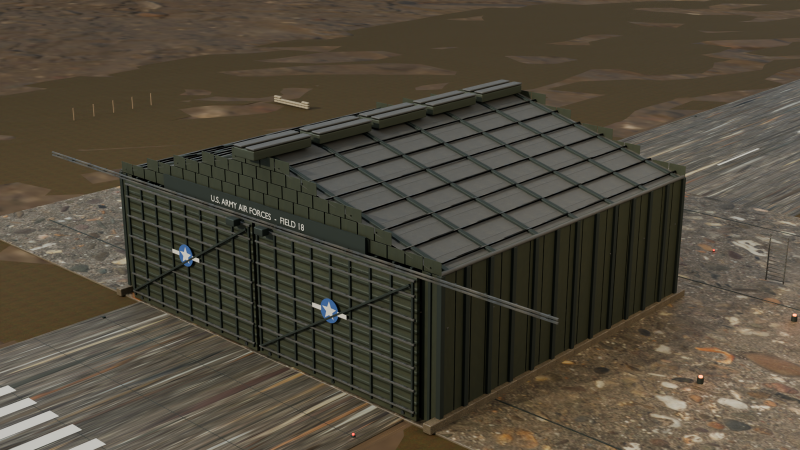
#> input picture previews/airfield_hq/v21_review/v21_01_hangar_exterior.png, 1600 x 900 px (shown at 1/2 size); its folder holds 4 pictures in this run
$ python make_comparisons_v22.py
#> lines starting #> are read from the running program, lines starting #| are printed output that depends on the picture; pictures that were not available may be replaced by others from this repository, and a replacement may not be noted
"""Build side-by-side 2.1/2.2 review PNGs from the matching camera renders."""
from pathlib import Path
from PIL import Image, ImageDraw, ImageFont

ROOT = Path(__file__).resolve().parents[2]
OLD = ROOT / 'previews/airfield_hq/v21_review'
NEW = ROOT / 'previews/airfield_hq/v22_review'
SHOTS = ('01_hangar_exterior', '02_hangar_interior_doors_open',
         '03_control_tower', '04_runway_approach')

try:
    font = ImageFont.truetype('/System/Library/Fonts/Supplemental/Arial.ttf', 25)
except OSError:
    font = ImageFont.load_default()

for name in SHOTS:
    left = Image.open(OLD / f'v21_{name}.png').convert('RGB')
    right = Image.open(NEW / f'v22_{name}.png').convert('RGB')
    assert left.width * right.height == right.width * left.height, name
    if left.size != right.size:
        left = left.resize(right.size, Image.Resampling.LANCZOS)
    canvas = Image.new('RGB', (left.width * 2, left.height + 48), '#20242a')
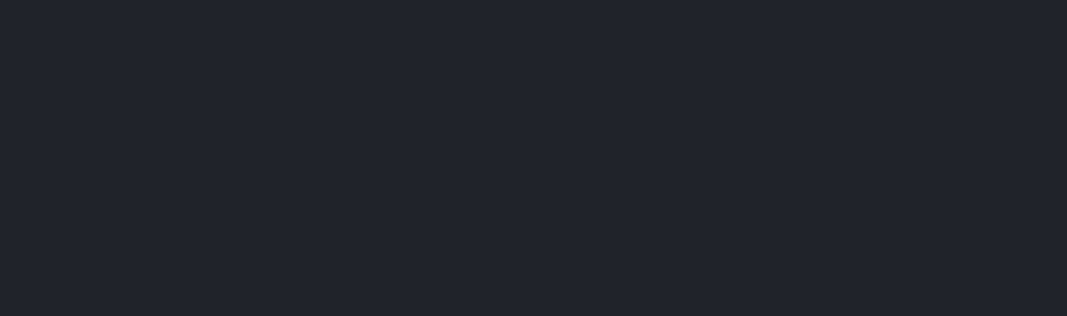
#> canvas: PIL image 3200x948 RGB (shown at 1/3 size); mean R, G, B 32, 36, 42
    canvas.paste(left, (0, 48))
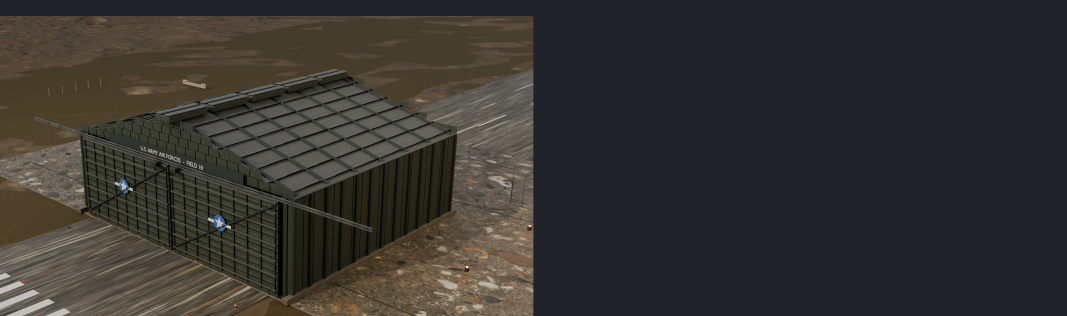
#> canvas: PIL image 3200x948 RGB (shown at 1/3 size); mean R, G, B 53.5, 52.3, 49.3
    canvas.paste(right, (left.width, 48))
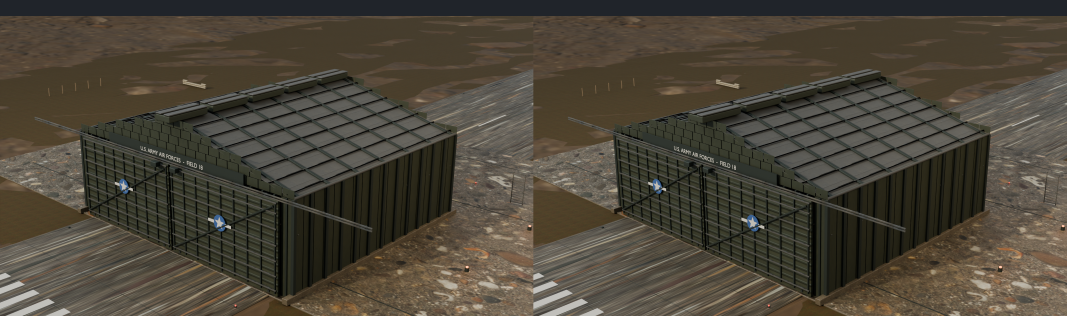
#> canvas: PIL image 3200x948 RGB (shown at 1/3 size); mean R, G, B 75.1, 68.7, 56.6
    draw = ImageDraw.Draw(canvas)
    draw.text((24, 9), 'Airfield HQ 2.1', font=font, fill='white')
    draw.text((left.width + 24, 9), 'Airfield HQ 2.2', font=font, fill='white')
    target = NEW / f'compare_{name}.png'
    canvas.save(target, optimize=True)
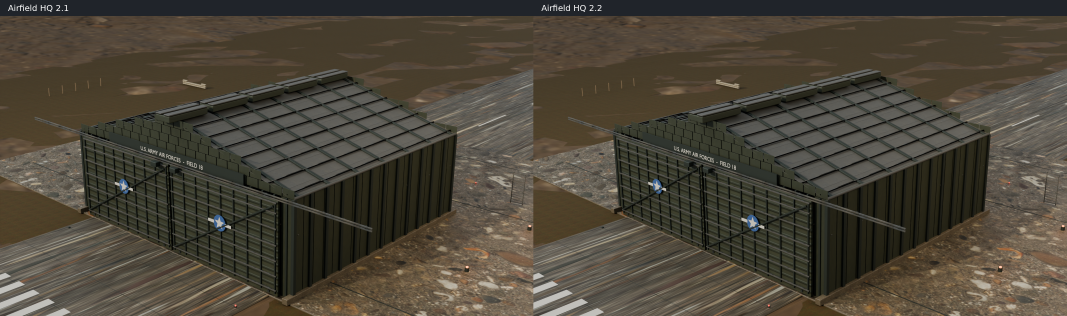
#> saved as compare_01_hangar_exterior.png: PIL image 3200x948 RGB (shown at 1/3 size); mean R, G, B 75.2, 68.8, 56.7
    print(target.relative_to(ROOT))
#> pass 2 of the loop `for name in SHOTS:`:
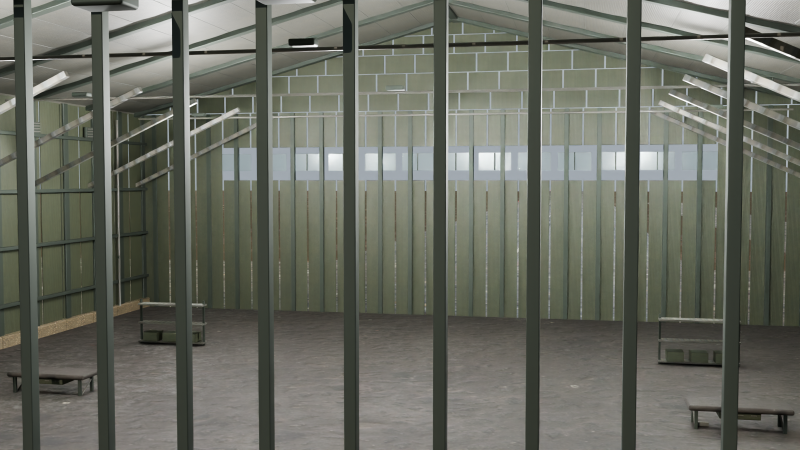
#> input picture previews/airfield_hq/v21_review/v21_02_hangar_interior_doors_open.png, 1600 x 900 px (shown at 1/2 size)
#> `canvas.paste(left, (0, 48))`:
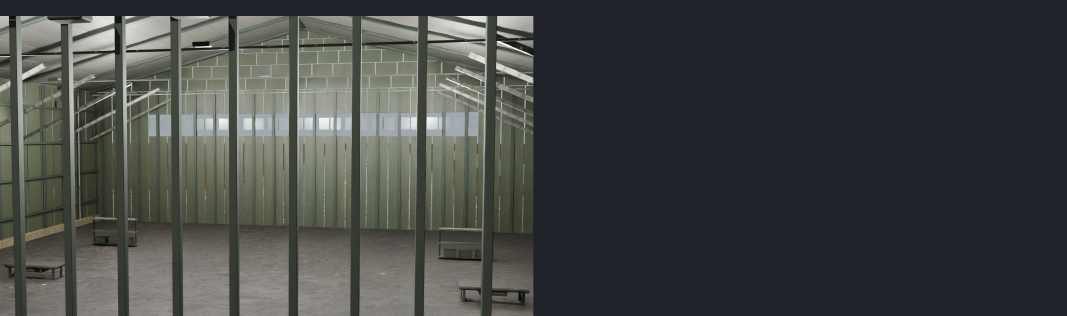
#> canvas: PIL image 3200x948 RGB (shown at 1/3 size); mean R, G, B 66.7, 69.9, 68.4
#> `canvas.save(target, optimize=True)`:
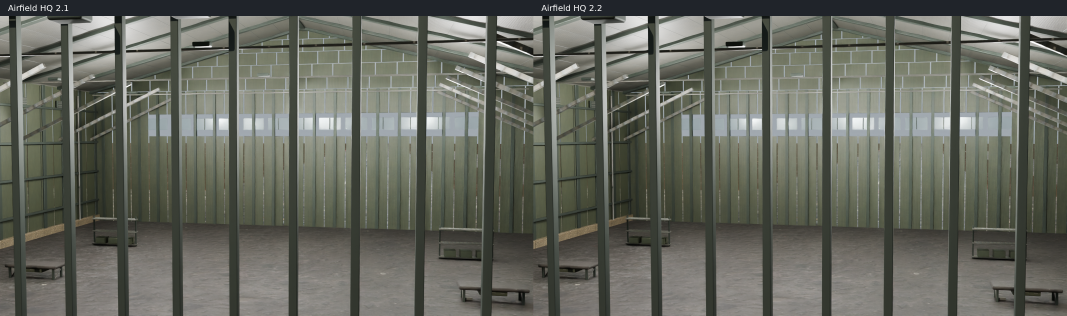
#> saved as compare_02_hangar_interior_doors_open.png: PIL image 3200x948 RGB (shown at 1/3 size); mean R, G, B 101.6, 103.9, 94.8
#> pass 3 of the loop `for name in SHOTS:`:
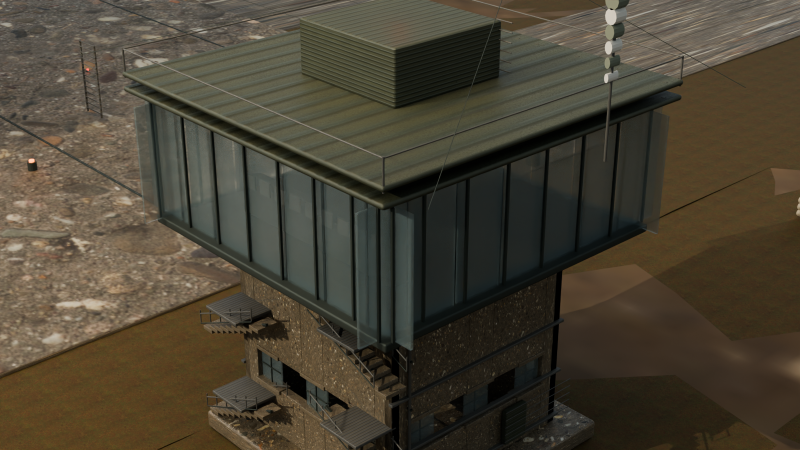
#> input picture previews/airfield_hq/v21_review/v21_03_control_tower.png, 1600 x 900 px (shown at 1/2 size)
#> `canvas.paste(left, (0, 48))`:
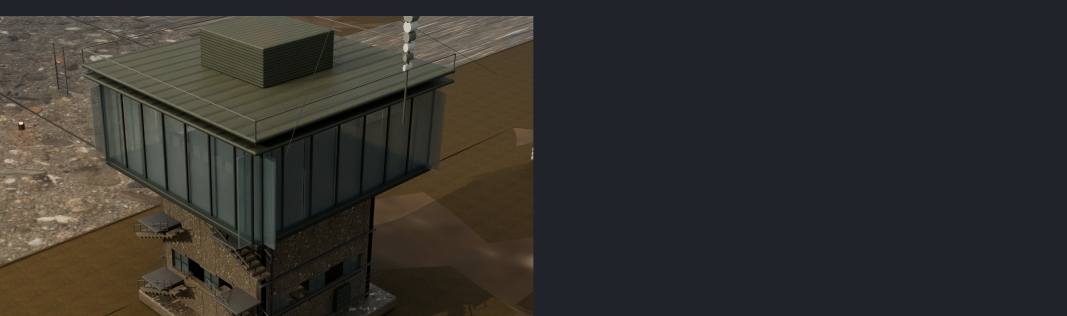
#> canvas: PIL image 3200x948 RGB (shown at 1/3 size); mean R, G, B 51.5, 50.2, 46.4
#> `canvas.save(target, optimize=True)`:
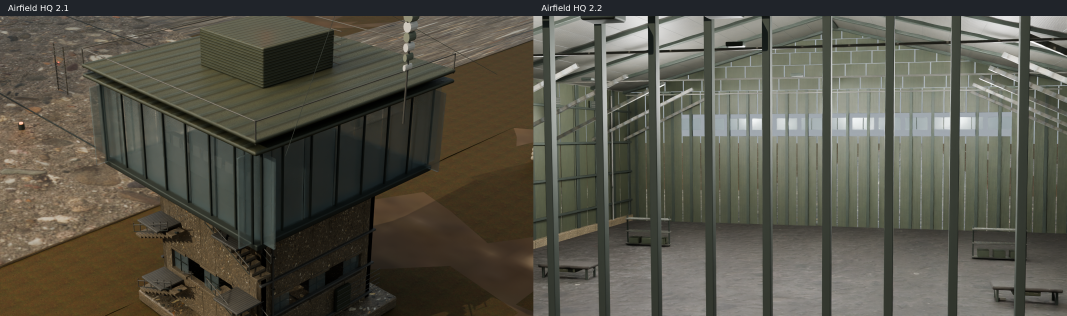
#> saved as compare_03_control_tower.png: PIL image 3200x948 RGB (shown at 1/3 size); mean R, G, B 86.3, 84.2, 72.9
#> (the run stopped early here; a loop or call above may not have finished)
